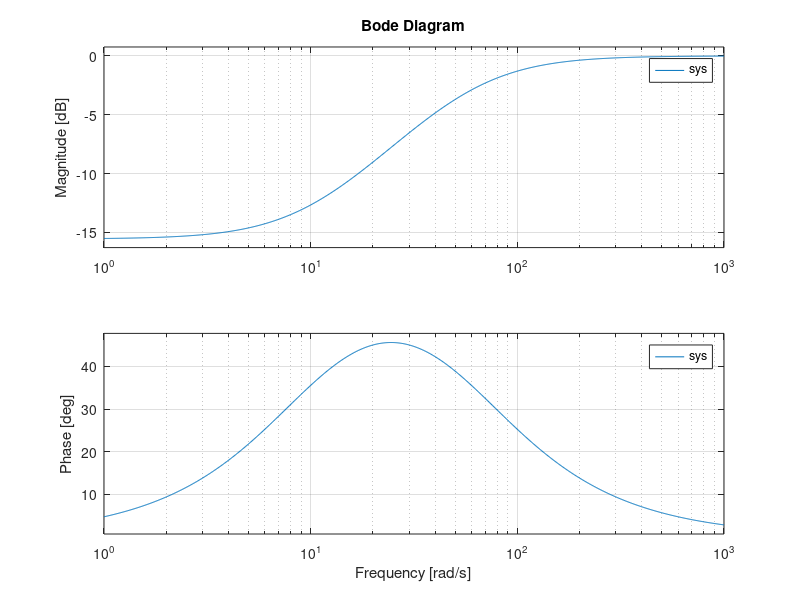

MATLAB code for this plot: (Note: this script raises an error after producing the figure.)
clear;clc;
sys = tf([1 10], [1 60]);
sysd1 = c2d(sys, 1, 'foh');
sysd2 = c2d(sys, 1, 'tustin');
sysd3 = c2d(sys, 1, 'prewarp', 2.4);
sysd4 = c2d(sys, 1, 'matched');
bode(sys); hold on; %Continuous
dbode([1 9], [1 59], 1); hold on; %Forward Difference
dbode([11 -1], [61 -1], 1); hold on; %Backward Difference
bode(sysd1); hold on; %FOH
bode(sysd2); hold on; %Tustin's Approximation
bode(sysd3); hold on; %Frequency Prewarping
bode(sysd4); hold on; %Matched Pole-Zero
set( findobj('Type', 'line'), 'linewidth', 2.5 ); 
legend('Continuous', 'Forward Difference', 'Backward Difference', ...
    'FOH','Tustin''s Approximation', 'Frequency Prewarping',...
    'Matched Pole-Zero'); %Show labels